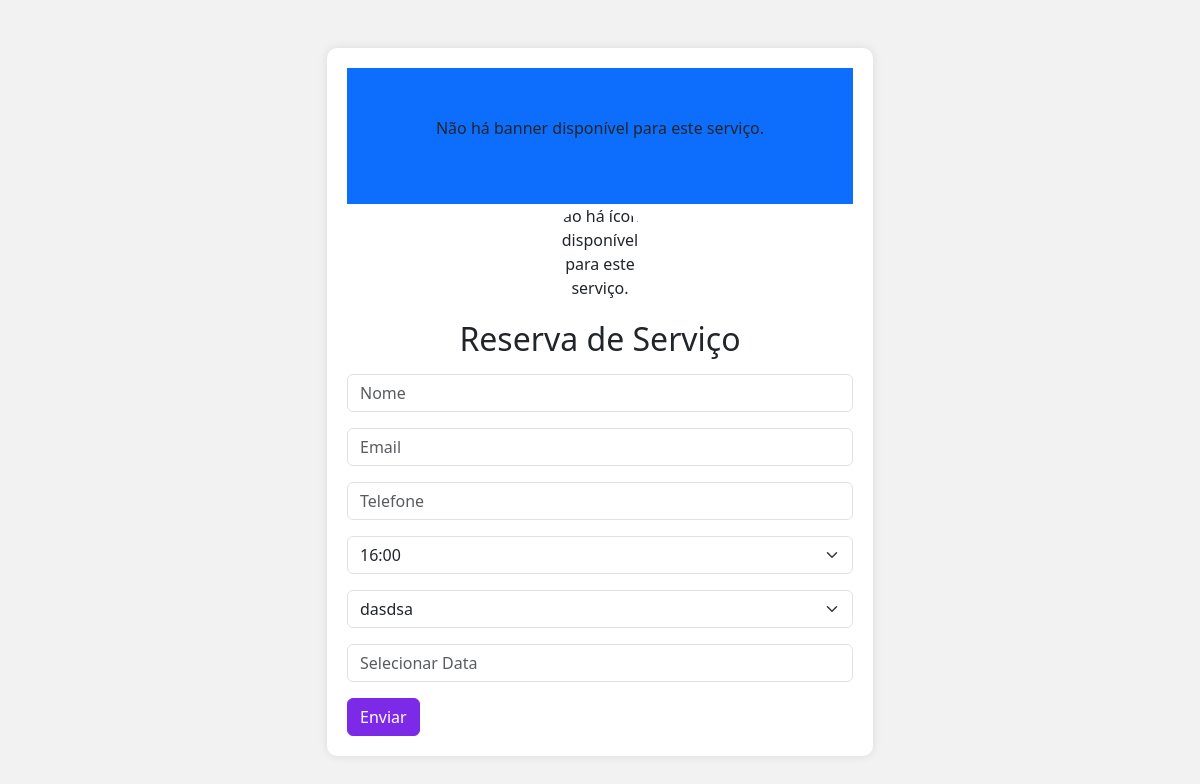
The page /my_scheduler_api/appointment/1 on the database as committed earlier.
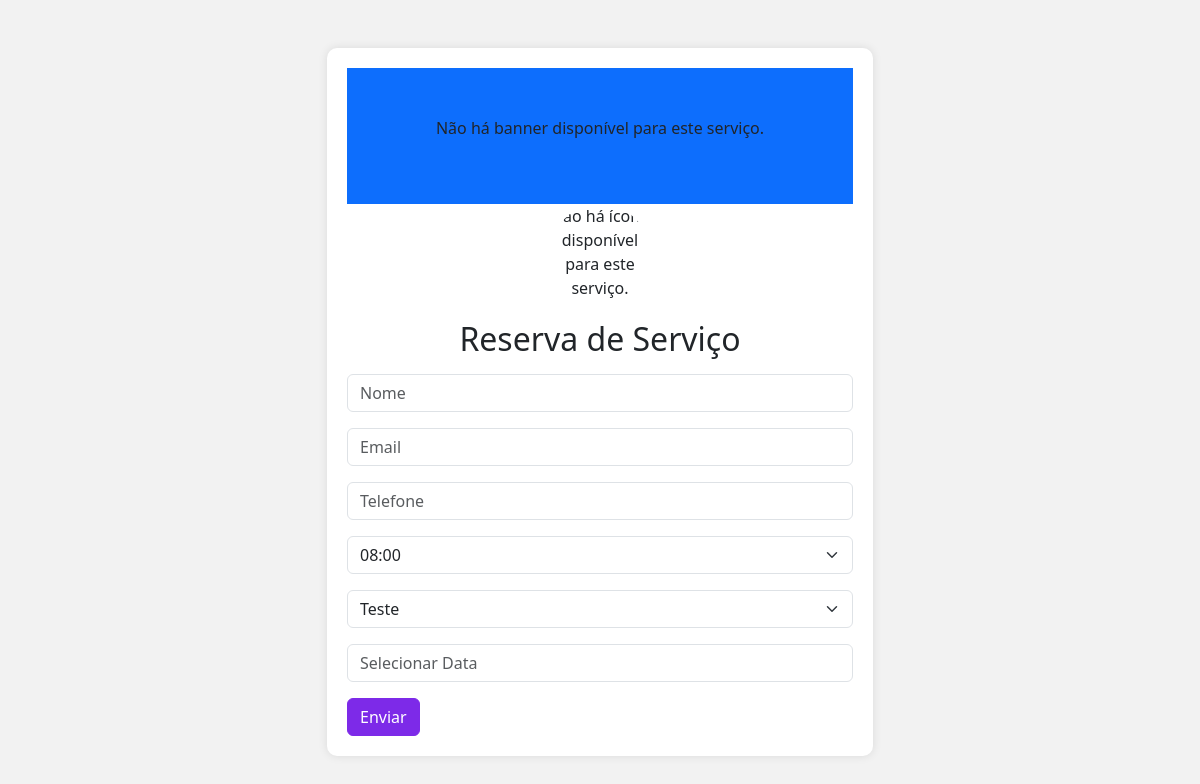
The same page on the database as committed later.
### my_scheduler_api/models.py (models this page shows, shortened)
class Services(models.Model):
    client = models.ForeignKey(Client, on_delete=models.CASCADE)
    name = models.CharField(max_length=100)
    selected_times = models.JSONField()
    menuItems = models.JSONField()
    description = models.TextField()
    address = models.CharField(max_length=255)
    icon = models.ImageField(default="static/media/profile_default.png")
    banner = models.ImageField(default="static/media/profile_default.png")
    is_approved = models.BooleanField(default=False)

### my_scheduler_api/views.py (the view)
# urls.py: path('appointment/<int:servico_id>', views.appointment, name='appointment'),
def appointment(request, servico_id):
    if request.method == 'POST':
        if request.user.is_authenticated:
            client = request.user.client
            name = client.name
            email = client.email
            phone = client.phone
        else:
            client = None
            name = request.POST.get('nome')
            email = request.POST.get('email')
            phone = request.POST.get('phone')
        service = get_object_or_404(Services, pk=servico_id)
        date = request.POST.get('data')
        time = request.POST.get('selected_times2')
        menu_items = request.POST.get('menuItems2')
        appointment = Appointment.objects.create(client=client, service=service, date=date, time=time,
                                                 menuItems=menu_items, name=name, email=email, phone=phone)
        appointment.save()
        return JsonResponse({'message': 'Compromisso criado com sucesso!'})
    else:
        service = get_object_or_404(Services, pk=servico_id)
        return render(request, 'appointment.html', {'servico': service})

### my_scheduler_api/templates/appointment.html (shortened to what this page needs)
<!DOCTYPE html>
<html lang="en">
<head>
    {% load static %}
    <link rel="stylesheet" type="text/css" href="{% static 'my_scheduler_api/bootstrap.min.css' %}"/>
    <link rel="stylesheet"
          href="https://cdnjs.cloudflare.com/ajax/libs/bootstrap-datepicker/1.9.0/css/bootstrap-datepicker.min.css">
</head>
<body class="bodyDiferent">
<div class="container mt-5">
    <div class="row justify-content-center">
        <div class="col-lg-6">
            <div id="content">
                <div class="mb-3 text-center">
                    <div id="banner" class="container-fluid bg-primary py-5">
                        {% if servico.icon %}
                            <img src="{{ servico.banner.url }}" class="img-fluid" alt="Logo do serviço">
                        {% else %}
                            <p>Não há banner disponível para este serviço.</p>
                        {% endif %}
                    </div>
                    <div id="logo" class="mx-auto mb-3">
                        {% if servico.icon %}
                            <img src="{{ servico.icon.url }}" class="img-fluid" alt="Logo do serviço">
                        {% else %}
                            <p>Não há ícone disponível para este serviço.</p>
                        {% endif %}
                    </div>
                    <h2>Reserva de Serviço</h2>
                </div>
                <form id="submitServiceRegist" action="{% url 'my_scheduler_api:appointment' servico_id=servico.id %}"
                      method="post">
                    <div class="mb-3">
                        <input type="text" class="form-control" id="nome" name="nome" placeholder="Nome"
                               value="{{ request.user.client.name }}" required>
                    </div>
                    <div class="mb-3">
                        <input type="email" class="form-control" id="email" name="email" placeholder="Email"
                               value="{{ request.user.client.email }}" required>
                    </div>
                    <div class="mb-3">
                        <input type="number" class="form-control" id="phone" name="phone" placeholder="Telefone"
                               value="{{ request.user.client.phone }}" required>
                    </div>
                    <div class="mb-3">
                        <select class="form-select" id="selected_times2" name="selected_times2" placeholder="Horário"
                                required>
                            {% for time in servico.selected_times %}
                                <option value="{{ time }}">{{ time }}</option>
                            {% endfor %}
                        </select>
                    </div>
                    <div class="mb-3">
                        <select class="form-select" id="menuItems2" name="menuItems2" required>
                            {% for item in servico.menuItems %}
                                <option value="{{ item }}">{{ item }}</option>
                            {% endfor %}
                        </select>
                    </div>
                    <div class="mb-3">
                        <input type="text" class="form-control datepicker" id="data" name="data"
                               placeholder="Selecionar Data" required>
                    </div>
                    <button type="submit" class="btn btn-primary">Enviar</button>
                </form>
            </div>
        </div>
    </div>
</div>
</body>
</html>

Rows that differ between the two databases and show on the page:
changed Services: selected_times2 "16:00" → "08:00"; menuItems2 "dasdsa" → "Teste"
